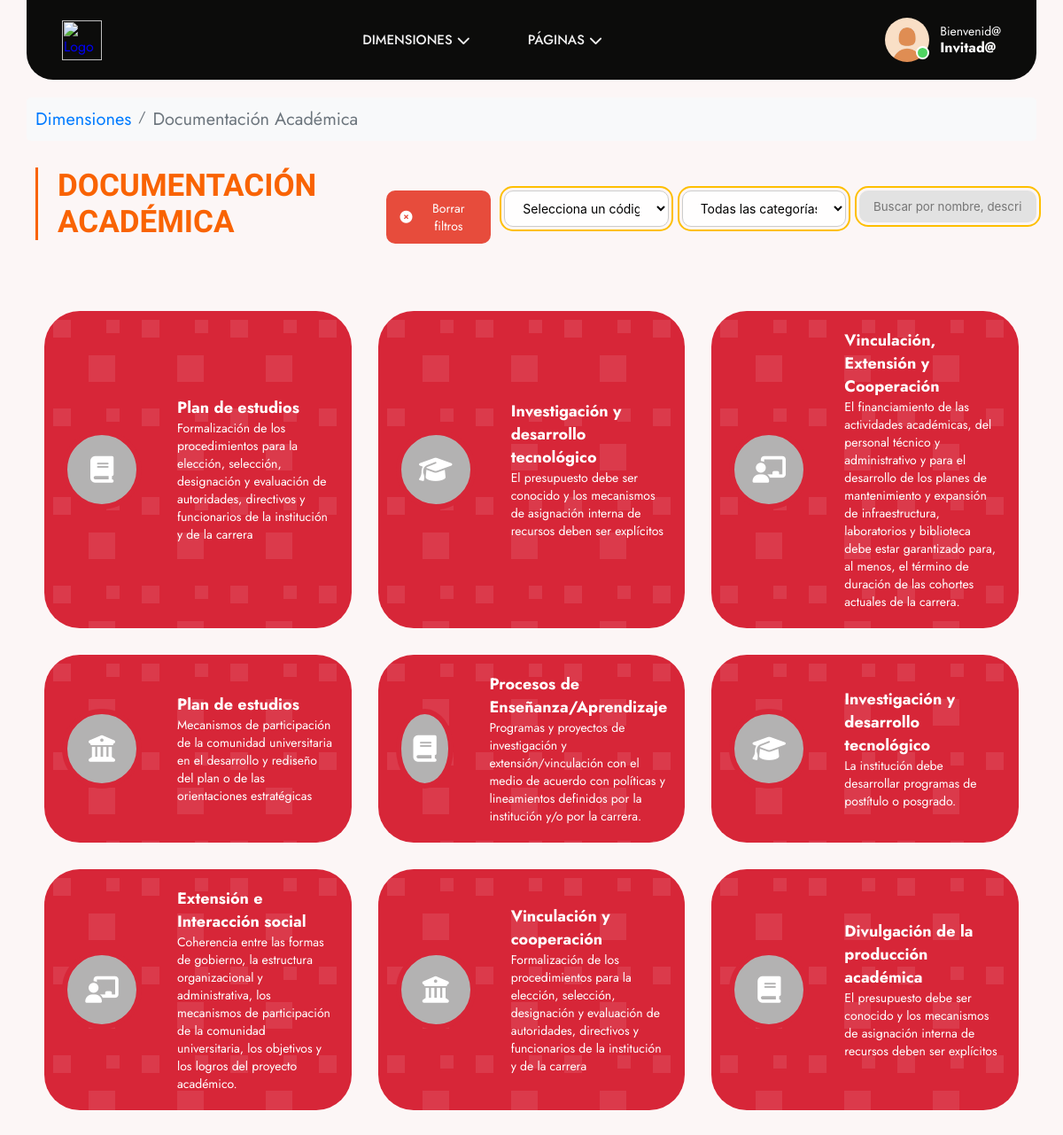
The app's page /dashboard/categorias/docacademica.php with its own data.
### tables this page shows
CREATE TABLE `categorias` (
  `id` int NOT NULL AUTO_INCREMENT,
  `nombre` varchar(200) NOT NULL,
  `activo` tinyint(1) DEFAULT '1',
  `created_at` timestamp NULL DEFAULT CURRENT_TIMESTAMP,
  `dimensiones_id` int NOT NULL,
  `tipo_area_id` int NOT NULL,
  `criterio_id` int DEFAULT NULL,
  PRIMARY KEY (`id`),
  KEY `dimensiones_id` (`dimensiones_id`),
  KEY `tipo_area_id` (`tipo_area_id`),
  KEY `fk_criterio_id` (`criterio_id`),
  CONSTRAINT `categorias_ibfk_1` FOREIGN KEY (`dimensiones_id`) REFERENCES `dimensiones` (`id`),
  CONSTRAINT `categorias_ibfk_2` FOREIGN KEY (`tipo_area_id`) REFERENCES `tipo_area` (`id`),
  CONSTRAINT `fk_criterio_id` FOREIGN KEY (`criterio_id`) REFERENCES `criterio` (`id`) ON DELETE SET NULL ON UPDATE CASCADE
);

CREATE TABLE `criterio` (
  `id` int NOT NULL AUTO_INCREMENT,
  `nombre` varchar(350) NOT NULL,
  `activo` tinyint(1) DEFAULT '1',
  `created_at` timestamp NULL DEFAULT CURRENT_TIMESTAMP,
  PRIMARY KEY (`id`)
);

### dashboard/categorias/docacademica.php (the view, shortened to what this page needs)
<?php
include '../../includes/header.php';
$conexion = obtenerConexion();
$categoriaSeleccionada = isset($_GET['cat']) ? (int)$_GET['cat'] : null;
$codigoSeleccionado = isset($_GET['codigo']) ? $_GET['codigo'] : null;
$busqueda = isset($_GET['buscador']) ? trim($_GET['buscador']) : null;
$sql = "SELECT c.id, c.nombre AS categoria, cr.nombre AS criterio
        FROM categorias c
        LEFT JOIN criterio cr ON c.criterio_id = cr.id
        WHERE c.activo = 1 AND c.dimensiones_id = 2";
$resultado = $conexion->query($sql);
$colorDimension = 'card-pink';
$iconos = ['fa-book', 'fa-graduation-cap', 'fa-chalkboard-teacher', 'fa-university'];
?>
<!DOCTYPE html>
<html lang="es">
<head>
    <link rel="stylesheet" href="../../assets/css/categorias.css">
</head>
<body>
    <div class="container">
        <div class="breadcrumbs-container">
            <nav aria-label="Ruta de navegación">
                <ol class="breadcrumbs">
                    <li class="breadcrumb-item">
                        <a href="/dashboard/dimensiones/dimensiones.php">Dimensiones</a>
                    </li>
                    <li class="breadcrumb-separator">/</li>
                    <li class="breadcrumb-item active" aria-current="page">
                        Documentación Académica
                    </li>
                </ol>
            </nav>
        </div>
        <div class="TITULOYHERRAMIENTAS">
            <div class="titulo-con-linea">
                <h1>DOCUMENTACIÓN ACADÉMICA</h1>
            </div>
            <div class="barra-de-herramientas">
                <button type="button" onclick="borrarFiltros()" class="btn-borrar-filtros">
                    <i class="fas fa-times-circle"></i> Borrar filtros
                </button>
                <div class="select-container">
                    <select id="codigo" name="codigo">
                        <option value="" <?= !$codigoSeleccionado ? 'selected' : '' ?> disabled>Selecciona un código</option>
                    </select>
                </div>
                <div class="select-container">
                    <select id="categoria" name="categoria">
                        <option value="0" <?= !$categoriaSeleccionada ? 'selected' : '' ?>>Todas las categorías</option>
                    </select>
                </div>
                <div style="position: relative; flex-grow: 1;">
                    <input type="text" id="buscador" name="buscador" class="input" placeholder="Buscar por nombre, descripción o código..." value="<?= htmlspecialchars($busqueda) ?>">
                </div>
            </div>
        </div>
        <?php include '../../includes/cardscategorias.php'; ?>
    </div>
</body>
</html>

### includes/cardscategorias.php
<div class="cards-container">
    <?php
    $i = 0;
    if ($resultado->num_rows > 0) {
        while ($fila = $resultado->fetch_assoc()):
            $colorClass = $colorDimension ?? 'card-orange';
            $icono = $iconos[$i % count($iconos)];
            $criterio = !empty($fila['criterio']) ? $fila['criterio'] : 'Sin criterio asignado';
            ?>
            <a href="../documentos/documentos.php?id=<?= $fila['id'] ?>" class="card <?= $colorClass ?>">
                <div class="card-icon">
                    <i class="fas <?= $icono ?>"></i>
                </div>
                <div class="card-content">
                    <h3><?= htmlspecialchars($fila['categoria']) ?></h3>
                    <p><?= htmlspecialchars($criterio) ?></p>
                </div>
            </a>
            <?php $i++;
        endwhile;
    } else {
        echo '<p class="no-results">No se encontraron categorías con los filtros seleccionados.</p>';
    }
    ?>
</div>

### assets/css/header.css (style rules this page uses)
* { margin: 0; padding: 0; box-sizing: border-box; font-family: "Jost", sans-serif; }
body { background-color: rgb(245, 241, 238); }
.container { margin: 0 auto; padding: 0px; }
nav { display: flex; align-items: center; }
.fas { transition: transform 0.3s ease; }

### assets/css/categorias.css (style rules this page uses)
body { background-color: rgb(252, 246, 246); font-family: Arial, sans-serif; }
.container { margin-top: 110px; padding: 0px 30px; margin-bottom: 30px; }
.TITULOYHERRAMIENTAS { display: flex; justify-content: space-between; align-items: center; width: 100%; }
.titulo-con-linea { display: inline-block; padding: 10px 25px; position: relative; color: #f96302; margin-bottom: 30px; }
.titulo-con-linea:before { content: ""; position: absolute; left: 10px; top: 10px; bottom: 10px; width: 3px; background-color: #f96302; }
.titulo-con-linea h1 { font-size: 35px; font-family: "Archivo Black", sans-serif; margin: 0; padding-left: 10px; }
.barra-de-herramientas { display: flex; gap: 15px; }
.select-container { position: relative; width: 200px; }
.barra-de-herramientas select { padding: 10px 1rem; font-size: 14px; border-radius: 10px; border: 1px solid #ccc; background-color: #fffefe; font-family: -apple-system, BlinkMacSystemFont, 'Segoe UI', Roboto, Oxygen, Ubuntu, Cantarell, 'Open Sans', 'Helvetica Neue', sans-serif; outline: 2px solid #FEBF00; outline-offset: 3px; transition: 0.25s; width: 100%; }
.barra-de-herramientas select option { font-size: 14px; color: #333; }
.input { border-radius: 10px; outline: 2px solid #FEBF00; border: 0; font-family: -apple-system, BlinkMacSystemFont, 'Segoe UI', Roboto, Oxygen, Ubuntu, Cantarell, 'Open Sans', 'Helvetica Neue', sans-serif; background-color: #e2e2e2; outline-offset: 3px; padding: 10px 1rem; transition: 0.25s; width: 200px; }
.cards-container { display: grid; grid-template-columns: repeat(3, 1fr); gap: 30px; padding: 40px 20px; }
.card { display: flex; align-items: center; text-decoration: none; color: white; width: 100%; border-radius: 40px; padding: 20px; transition: transform 0.2s ease; position: relative; overflow: hidden; }
.card::before { content: ""; position: absolute; top: 0; left: 0; width: 100%; height: 100%; opacity: 0.7; z-index: 0; pointer-events: none; }
.card > * { position: relative; z-index: 1; }
.card-icon { background: rgb(179, 178, 178); border-radius: 50%; width: 90px; height: 90px; display: flex; align-items: center; justify-content: center; margin-left: auto; margin-right: 20px; border: 6px solid; }
.card-icon i { font-size: 30px; color: inherit; }
.card-content { flex: 1; padding-left: 20px; }
.card-content h3 { margin: 0; font-size: 18px; font-weight: bold; color: white; }
.card-content p { font-size: 14px; color: white; }
.card-pink { background-color: #d72638; }
.card-pink .card-icon { border-color: #d72638; }
.card { transition: all 0.3s ease; }
.btn-borrar-filtros { background-color: #e74c3c; color: white; border: none; padding: 10px 15px; border-radius: 10px; font-size: 14px; cursor: pointer; display: flex; align-items: center; gap: 8px; transition: background-color 0.3s ease; }
.breadcrumbs-container { padding: 10px 0; margin-bottom: 20px; background-color: #f8f9fa; border-radius: 5px; }
.breadcrumbs { display: flex; flex-wrap: wrap; list-style: none; padding: 0 15px; margin: 0; }
.breadcrumb-item { font-size: 14px; }
.breadcrumb-item a { color: #007bff; text-decoration: none; transition: color 0.2s; }
.breadcrumb-item.active { color: #6c757d; }
.breadcrumb-separator { color: #6c757d; padding: 0 8px; }

### dashboard/categorias/docacademica.php (style rules this page uses)
.breadcrumbs-container { padding: 10px; margin-bottom: 20px; background-color: #f8f9fa; border-radius: 5px; margin-top: 100px; }
.breadcrumbs { display: flex; flex-wrap: wrap; list-style: none; padding: 0; margin: 0; }
.breadcrumb-item { font-size: 20px; }
.breadcrumb-item a { color: #007bff; text-decoration: none; }
.breadcrumb-item.active { color: #6c757d; }
.breadcrumb-separator { color: #6c757d; padding: 0 8px; }

### records on screen
categorias: nombre "Plan de estudios", criterio.nombre "Formalización de los procedimientos para la elección, selección, designación y evaluación de autoridades, directivos y funcionarios de la institución y de la carrera"
categorias: nombre "Investigación y desarrollo tecnológico", criterio.nombre "El presupuesto debe ser conocido y los mecanismos de asignación interna de recursos deben ser explícitos"
categorias: nombre "Vinculación, Extensión y Cooperación", criterio.nombre "El financiamiento de las actividades académicas, del personal técnico y administrativo y para el desarrollo de los planes de mantenimiento y expansión de infraestructura, laboratorios y biblioteca debe estar garantizado para, al menos, el término de duración de las cohortes actuales de la carrera."
categorias: nombre "Plan de estudios", criterio.nombre "Mecanismos de participación de la comunidad universitaria en el desarrollo y rediseño del plan o de las orientaciones estratégicas"
categorias: nombre "Procesos de Enseñanza/Aprendizaje", criterio.nombre "Programas y proyectos de investigación y extensión/vinculación con el medio de acuerdo con políticas y lineamientos definidos por la institución y/o por la carrera."
categorias: nombre "Investigación y desarrollo tecnológico", criterio.nombre "La institución debe desarrollar programas de postítulo o posgrado."
categorias: nombre "Extensión e Interacción social", criterio.nombre "Coherencia entre las formas de gobierno, la estructura organizacional y administrativa, los mecanismos de participación de la comunidad universitaria, los objetivos y los logros del proyecto académico."
categorias: nombre "Vinculación y cooperación", criterio.nombre "Formalización de los procedimientos para la elección, selección, designación y evaluación de autoridades, directivos y funcionarios de la institución y de la carrera"
categorias: nombre "Divulgación de la producción académica", criterio.nombre "El presupuesto debe ser conocido y los mecanismos de asignación interna de recursos deben ser explícitos"

### other values on screen
$nombre_usuario "Invitad@"
